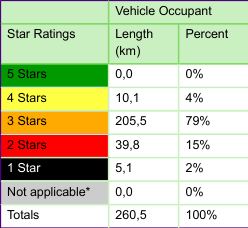
#> input picture data_test/48866.png, 248 x 228 px
$ python -i util.py   (imports and definitions only)
#> lines starting #> are read from the running program, lines starting #| are printed output that depends on the picture
#> further down, picture is the input picture: shape (228, 248, 3); mean B, G, R 172.1, 206.4, 202.2
import cv2
import os
import math
import numpy as np
from PIL import Image, ImageEnhance
import xml.etree.ElementTree as ET

# [15 lines left out: functions parseXml, drawOnImage, not called in this run]

def showImage(img):
    cv2.imshow("Image", img)
    cv2.waitKey(0)


def preprocess(img, factor=2):
#> called with factor = 2
    gray = cv2.cvtColor(img, cv2.COLOR_BGR2GRAY)
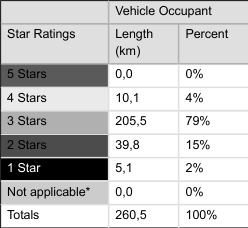
#> gray: shape (228, 248); min 0, max 255, mean 201.3
    img = Image.fromarray(img)
    enhancer = ImageEnhance.Sharpness(img).enhance(factor)
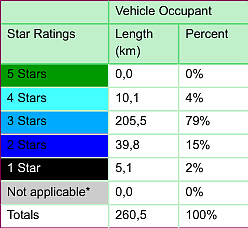
#> enhancer: PIL image 248x228 RGB; mean R, G, B 172.2, 206.4, 202.1
    if gray.std() < 30:
        enhancer = ImageEnhance.Contrast(enhancer).enhance(factor)
    return np.array(enhancer)


# [5 lines left out: function isInSameRow, not called in this run]


def average(row):
    centers = [y + h / 2 for _, y, _, h in row]
    return sum(centers) / len(centers)


# [91 lines left out: functions binarilize, remove_border, check_combine_column, reduce_col, flatten, calculate_iou, not called in this run]

>>> import cv2
>>> picture = cv2.imread('data_test/48866.png')
>>> result = preprocess(picture)
